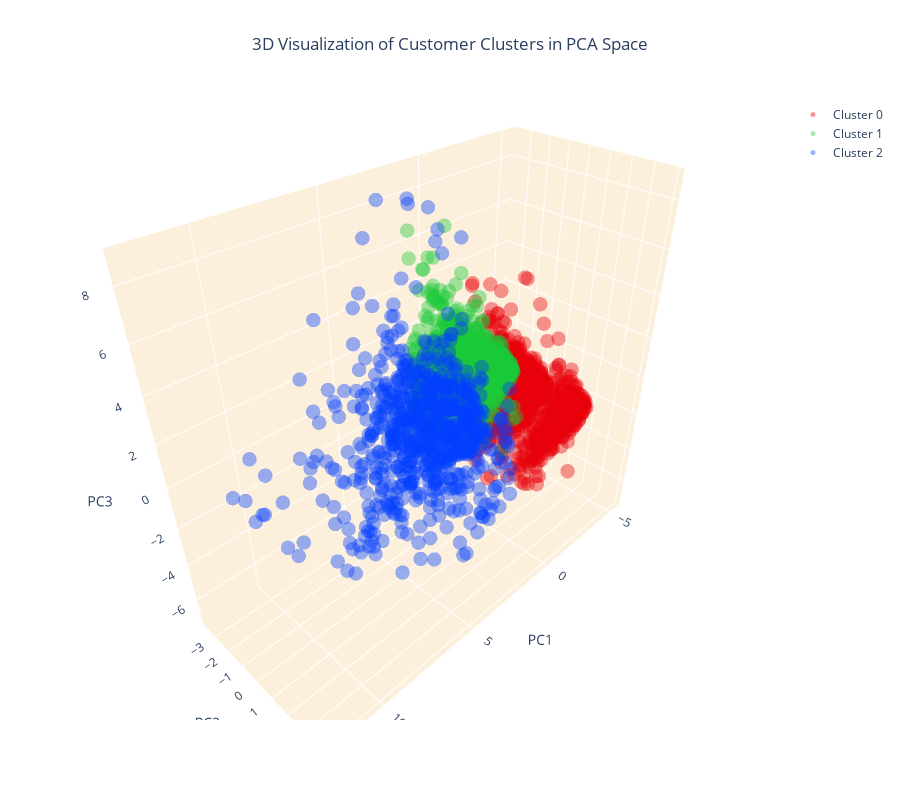

Notebook code cell kept with this figure:
### Code cell
# Create separate data frames for each cluster
cluster_0 = customer_data_pca[customer_data_pca['cluster'] == 0]
cluster_1 = customer_data_pca[customer_data_pca['cluster'] == 1]
cluster_2 = customer_data_pca[customer_data_pca['cluster'] == 2]

# Create a 3D scatter plot
fig = go.Figure()

# Add data points for each cluster separately and specify the color
fig.add_trace(go.Scatter3d(x=cluster_0['PC1'], y=cluster_0['PC2'], z=cluster_0['PC3'], 
                           mode='markers', marker=dict(color=colors[0], size=5, opacity=0.4), name='Cluster 0'))
fig.add_trace(go.Scatter3d(x=cluster_1['PC1'], y=cluster_1['PC2'], z=cluster_1['PC3'], 
                           mode='markers', marker=dict(color=colors[1], size=5, opacity=0.4), name='Cluster 1'))
fig.add_trace(go.Scatter3d(x=cluster_2['PC1'], y=cluster_2['PC2'], z=cluster_2['PC3'], 
                           mode='markers', marker=dict(color=colors[2], size=5, opacity=0.4), name='Cluster 2'))

# Set the title and layout details
fig.update_layout(
    title=dict(text='3D Visualization of Customer Clusters in PCA Space', x=0.5),
    scene=dict(
        xaxis=dict(backgroundcolor="#fcf0dc", gridcolor='white', title='PC1'),
        yaxis=dict(backgroundcolor="#fcf0dc", gridcolor='white', title='PC2'),
        zaxis=dict(backgroundcolor="#fcf0dc", gridcolor='white', title='PC3'),
    ),
    width=900,
    height=800
)

# Show the plot
fig.show()

### Figure 1 — Plotly figure (JSON) as saved in the notebook; plotly's stock layout.template omitted (floating-point values rounded to 4 significant figures; data arrays with more than 128 entries replaced by an {"elided": "..."} marker saying what was removed)
{"data": [{"marker": {"color": "#e8000b", "opacity": 0.4, "size": 5}, "mode": "markers", "name": "Cluster 0", "type": "scatter3d", "x": {"elided": "1655 float values"}, "y": {"elided": "1655 float values"}, "z": {"elided": "1655 float values"}}, {"marker": {"color": "#1ac938", "opacity": 0.4, "size": 5}, "mode": "markers", "name": "Cluster 1", "type": "scatter3d", "x": {"elided": "1675 float values"}, "y": {"elided": "1675 float values"}, "z": {"elided": "1675 float values"}}, {"marker": {"color": "#023eff", "opacity": 0.4, "size": 5}, "mode": "markers", "name": "Cluster 2", "type": "scatter3d", "x": {"elided": "737 float values"}, "y": {"elided": "737 float values"}, "z": {"elided": "737 float values"}}], "layout": {"height": 800, "scene": {"xaxis": {"backgroundcolor": "#fcf0dc", "gridcolor": "white", "title": {"text": "PC1"}}, "yaxis": {"backgroundcolor": "#fcf0dc", "gridcolor": "white", "title": {"text": "PC2"}}, "zaxis": {"backgroundcolor": "#fcf0dc", "gridcolor": "white", "title": {"text": "PC3"}}}, "title": {"text": "3D Visualization of Customer Clusters in PCA Space", "x": 0.5}, "width": 900}}
